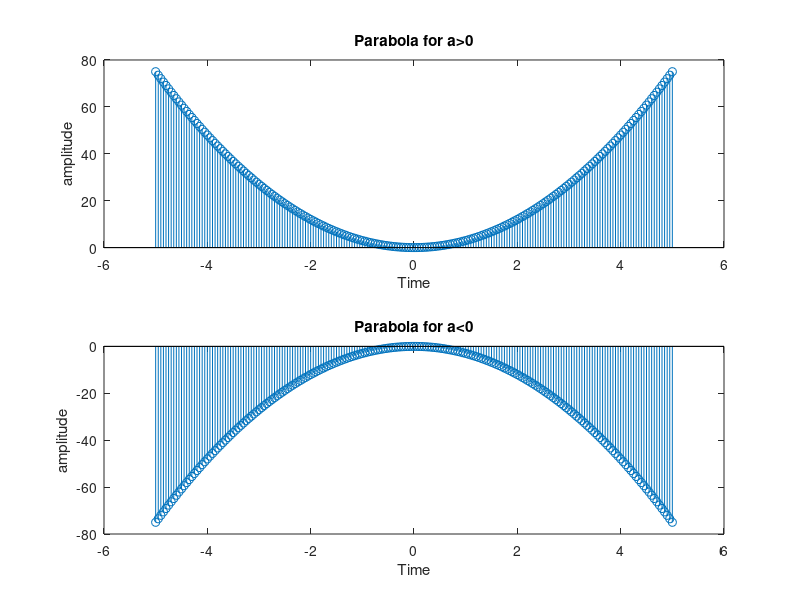

Reproduce this figure in MATLAB.
t=[-5:0.05:5];
a=3;
for i=1:length(t)
    y(i)=a*t(i)*t(i);
end
subplot(2,1,1);
stem(t,y);
xlabel('Time');
ylabel('amplitude');
title('Parabola for a>0');
for i=1:length(t)
    y(i)=-a*t(i)*t(i);
end
subplot(2,1,2);
stem(t,y);
xlabel('Time');
ylabel('amplitude');
title('Parabola for a<0');
